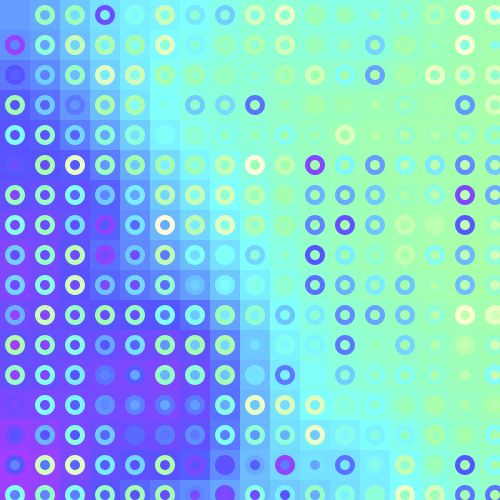
Frame 1 (no input)
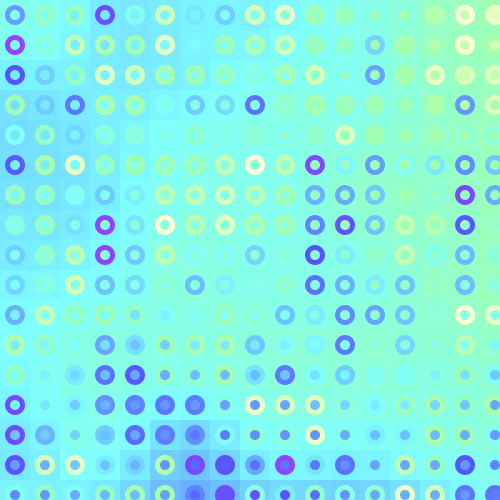
Frame 60 (the mouse pressed at the canvas centre just before this capture)
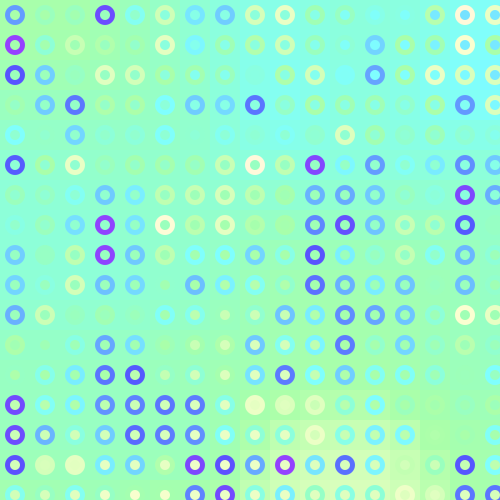
Frame 120 (the mouse held since frame 60 and released just before this capture)

The Processing sketch that drew these frames (run headless with seeded random() and noise(); from frame 60 on, the mouse is pressed at the canvas centre):

// Processing sketch: processing_154085
// ── processing_154085.pde

float z = 0;

void setup () {
  size(500, 500);
  noStroke();
  colorMode(HSB);

}
void draw() {
  float x = 0;
  while (x < width) {
    float y = 0;
    while (y < height) {
      float col = 255 * noise(x/700, y/700, z);
      fill(col, col, 255);
      rect(x, y, 30, 30);
      y = y + 30;
    }
    x = x + 30;
  }
  z = z + 0.005;



  float m = 0;
  while (m < width) {
    float n = 0;
    while (n < height) {
     float col = 255 * noise(m/50, n/50, z/900);
      fill(col, col, 255);
      ellipse(m + 15, n +15, 20, 20);
      n = n + 30;
    }
    m = m + 30;
  }
  z = z + 0.005;
 


float a = 0;
while (a < width) {
  float b = 0;
  while (b < height) {
    float col = 255 * noise(a/500, b/500, z);
    fill(col, col, 255);
    ellipse(a + 15, b +15, 10, 10);
    b = b + 30;
  }
  a = a + 30;
}
z = z + 0.005;


}
